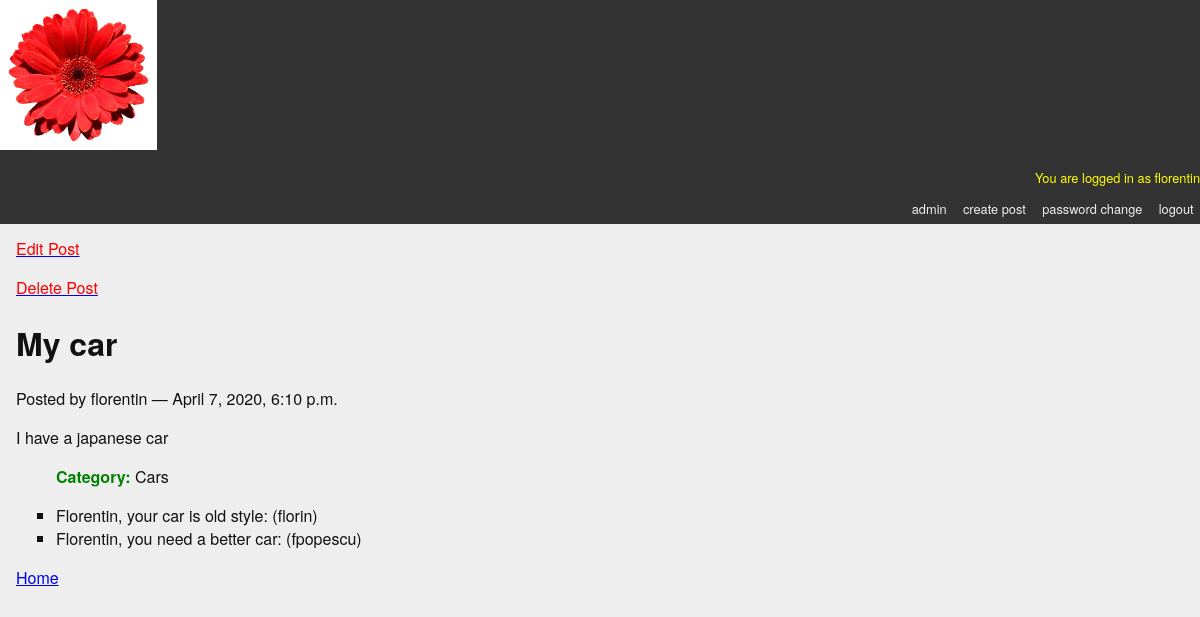
The page /posts/6/ (signed in) on the database its author committed.
### blogging/models.py (models this page shows, shortened)
class Post(models.Model):
    title = models.CharField(max_length=128)
    text = models.TextField(blank=True)
    author = models.ForeignKey(User, on_delete=models.CASCADE)
    created_date = models.DateTimeField(auto_now_add=True)
    modified_date = models.DateTimeField(auto_now=True)
    published_date = models.DateTimeField(blank=True, null= True)
    def __str__(self):
        return self.title

class Category(models.Model):
    name = models.CharField(max_length=128)
    description = models.TextField(blank=True)
    posts = models.ManyToManyField(Post, blank=True, related_name='categories')
    def __str__(self):
        return self.name
    class Meta:
        verbose_name_plural = 'Categories'

class Review(models.Model):
    post = models.ForeignKey(Post, on_delete=models.CASCADE, related_name='reviews')
    review = models.CharField(max_length=255)
    author = models.ForeignKey(get_user_model(), on_delete=models.CASCADE)

### blogging/views.py (the view)
# urls.py: path('posts/<int:post_id>/', detail_view, name="blog_detail"),
def detail_view(request, post_id):
    published = Post.objects.exclude(published_date__exact=None)
    post =  get_object_or_404(published, pk=post_id)
    context = {'post': post}
    return render(request, 'blogging/detail.html', context)

### blogging/templates/blogging/detail.html
{% extends "base.html" %}
{% block content %}
{% if user.is_authenticated %}
   <div class="level-item">
      <a href="{% url 'post_edit' post.pk %}"><font color="red">Edit Post</font></a>
   </div>
   <div class="level-item">
      <p><a href="{% url 'post_delete' post.pk %}"><font color="red">Delete Post</font></a></p>
   </div>
{% endif %}
<h1>{{ post }}</h1>
<p class="byline">
  Posted by {{ post.author.username }} &mdash; {{ post.published_date }}
</p>
<div class="post-body">
  {{ post.text }}
</div>
<ul class="categories">
  {% for category in post.categories.all %}
    <li><b><font color="green">Category: </font></b>{{ category }}</li>
  {% endfor %}
</ul>
<ul class="reviews">
  {% for review in post.reviews.all %}
    <li>{{ review.review }}: ({{ review.author }})</li>
  {% endfor %}
</ul>
<a class="backlink" href="/">Home</a>
{% endblock content %}

### mysite/templates/base.html (shortened to what this page needs)
{% load static %}
{% load socialaccount %}
<!DOCTYPE html>
<html>
  <head>
    <link type="text/css"  href="{% static 'css/django_blog.css' %}" rel="stylesheet">
  </head>
  <body>
    <div id="header">
     <div class="nav-right">
     <img class="img" src="{% static 'images/flower.jpg' %}">
      <ul id="control-bar">
      {% if user.is_authenticated %}
          <p><font color="yellow">You are logged in as {{user.username}}</font></p>
          {% if user.is_staff %}
              <li><a href="{% url 'admin:index' %}">admin</a></li>
          {% endif %}
          <li class="nav-item"><a href="{% url 'post_create' %}">create post</a></li>
          <li><a href="{% url 'password_change' %}">password change</a></li>
          <li><a href="{% url 'account_logout' %}">logout</a></li>
      {% else %}
          <p><font color="red"> You are not logged in</font></p>
          <li><a href="{% url 'account_login' %}">login</a></li>
          <li><a class="btn btn-outline-primary" href="{% url 'account_signup' %}">sign up</a></li>
      {% endif %}
      </ul>
     </div>
    </div>
    <div id="container">
      <div id="content">
      {% block content %}{% endblock %}
      </div>
    </div>
  </body>
</html>

### blogging/static/css/django_blog.css (style rules this page uses)
body { background-color: #eee; color: #111; font-family: "HelveticaNeue-Light", "Helvetica Neue Light", "Helvetica Neue", Helvetica, Arial, "Lucida Grande", sans-serif; margin:0; padding:0; }
#container { margin:0; padding:0; margin-top: 0px; }
#header { background-color: #333; border-botton: 1px solid #111; margin:0; padding:0; }
#control-bar { margin: 0em 0em 1em; list-style: none; list-style-type: none; text-align: right; color: #eee; font-size: 80%; padding-bottom: 0.4em; }
#control-bar li { display: inline-block; }
#control-bar li a { color: #eee; padding: 0.5em; text-decoration: none; }
#content { margin: 0em 1em 1em; }
ul.categories { list-style: none; list-style-type: none; }
ul.categories li { display: inline; }
.img { height: 150px; width: auto; }
ul.reviews { list-style-type: square; }

### rows shown on the page
Post: title "My car", author.username "florentin", published_date "April 7, 2020, 6:10 p.m.", text "I have a japanese car"
Category: name "Cars"
Review: review "Florentin, your car is old style", author "florin"
Review: review "Florentin, you need a better car", author "fpopescu"

### other values the page prints
{{ user.username }} "florentin"
